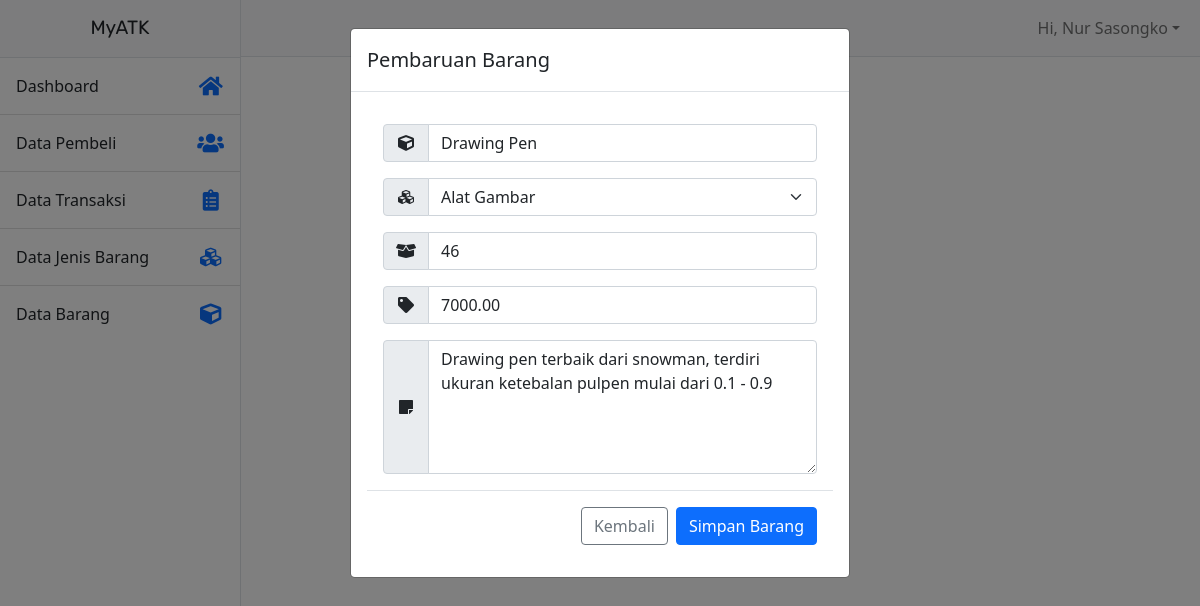
/admin/edit-barang.php?id_barang=1 (signed in), run on the app's committed database.
### tables this page shows
CREATE TABLE `barang` (
  `id_barang` int(11) NOT NULL,
  `nama_barang` varchar(255) NOT NULL,
  `kode_jenis_barang` varchar(15) NOT NULL,
  `harga` double(12,2) NOT NULL,
  `rating` double(5,2) NOT NULL,
  `foto` varchar(255) NOT NULL,
  `stok` int(5) NOT NULL,
  `terjual` int(5) NOT NULL,
  `keterangan` text NOT NULL
);

### functions.php (called while the page is built, shortened)
<?php
function dbConnect()
{
    $db = new mysqli("localhost", "root", "", "db_e_commerce");
    return $db;
}
?>
<?php
function getDataBarang($id_barang)
{
    $db = dbConnect();
    if ($db->connect_errno == 0) {
        $res = $db->query("SELECT * FROM `barang` `b` INNER JOIN `jenis_barang` `jb` ON `b`.`kode_jenis_barang` = `jb`.`kode_jenis_barang`
						    WHERE b.id_barang='$id_barang'");
        if ($res) {
            if ($res->num_rows > 0) {
                $data = $res->fetch_assoc();
                return $data;
            } else
                return FALSE;
        } else
            return FALSE;
    } else
        return FALSE;
}

### admin/edit-barang.php (the view, shortened to what this page needs)
<?php include('template/header.php');
include_once("../functions.php");
?>
<!DOCTYPE html>
<html lang="en">
<head>
</head>
<body>
    <div class="d-flex" id="wrapper">
        <?php include('template/sidebar.php'); ?>
        <div id="page-content-wrapper">
            <?php include('template/top-bar.php'); ?>
            <div class="modal fade" id="staticBackdrop" data-bs-backdrop="static" data-bs-keyboard="false" tabindex="-1" aria-labelledby="staticBackdropLabel" aria-hidden="true">
                <div class="modal-dialog">
                    <div class="modal-content">
                        <div class="modal-header">
                            <h5 class="modal-title" id="staticBackdropLabel">Pembaruan Barang</h5>
                        </div>
                        <div class="modal-body" align="center">
                            <?php
                            if (isset($_GET["id_barang"])) {
                                $db = dbConnect();
                                $id_barang = $db->escape_string($_GET["id_barang"]);
                                if ($dataBarang = getDataBarang($id_barang)) {
                            ?>
                                    <form method="post" name="form" action="barang-update.php" onsubmit="return validasiData()">
                                        <div class="modal-body">
                                            <div class="">
                                                <div class="input-group mb-3">
                                                    <span class="input-group-text"><i class="fas fa-cube fa-fw"></i></span>
                                                    <input type="text" name="nama_barang" class="form-control" aria-describedby="basic-addon1" value="<?php echo $dataBarang["nama_barang"]; ?>">
                                                </div>
                                                <div class="input-group mb-3">
                                                    <label class="input-group-text" for="inputGroupSelect01"><i class="fas fa-cubes fa-fw"></i></label>
                                                    <select class="form-select" name="kode_jenis_barang">
                                                        <?php
                                                        $sql = "SELECT * FROM `jenis_barang`";
                                                        $result = $db->query($sql);
                                                        $rows = $result->fetch_all(MYSQLI_ASSOC);
                                                        foreach ($rows as $rowsData) : ?>
                                                            <?php echo "<option value=\"" . $rowsData['kode_jenis_barang'] . "\"";
                                                            if ($rowsData["nama_jenis_barang"] == $dataBarang["nama_jenis_barang"])
                                                                echo " selected";
                                                            echo ">" . $rowsData['nama_jenis_barang'] . "</option>";
                                                            ?>
                                                        <?php endforeach;  ?>
                                                    </select>
                                                </div>
                                                <div class="input-group mb-3">
                                                    <span class="input-group-text"><i class="fas fa-box-open fa-fw"></i></span>
                                                    <input type="number" min="0" max="1000" name="stok" class="form-control" aria-label="barang-stok" aria-describedby="basic-addon1" value="<?php echo $dataBarang["stok"]; ?>">
                                                </div>
                                                <div class="input-group mb-3">
                                                    <span class="input-group-text"><i class="fas fa-tag fa-fw"></i></span>
                                                    <input type="number" min="0" max="99999999" name="harga" class="form-control" aria-label="barang-stok" aria-describedby="basic-addon1" value="<?php echo $dataBarang["harga"]; ?>">
                                                </div>
                                                <div class="input-group">
                                                    <span class="input-group-text"><i class="fas fa-sticky-note fa-fw"></i></span>
                                                    <textarea class="form-control" aria-label="With textarea" rows="5" name="keterangan"><?php echo $dataBarang["keterangan"]; ?></textarea>
                                                </div>
                                            </div>
                                        </div>
                                        <div class="modal-footer">
                                            <a href="barang.php"><button type="button" class="btn btn-outline-secondary">Kembali</button></a>
                                            <button type="submit" name="TblUpdate" class="btn btn-primary">Simpan Barang</button>
                                        </div>
                                    </form>
                            <?php
                                } else
                                    echo "Barang tidak ada";
                            }
                            ?>
                        </div>
                    </div>
                </div>
            </div>
        </div>
    </div>
</body>
</html>

### data on the page
barang: nama_barang "Drawing Pen", stok "46", harga "7000.00", keterangan "Drawing pen terbaik dari snowman, terdiri ukuran ketebalan pulpen mulai dari 0.1 - 0.9"

### other printed values
$_SESSION["Name"] "Nur Sasongko"
form field kode_jenis_barang "Alat Gambar"
